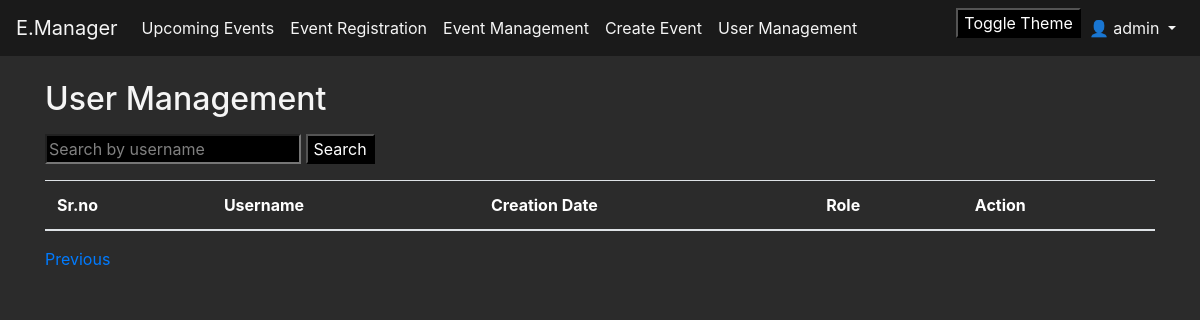
Before: /user_management?page=2 (signed in) with the older database file.
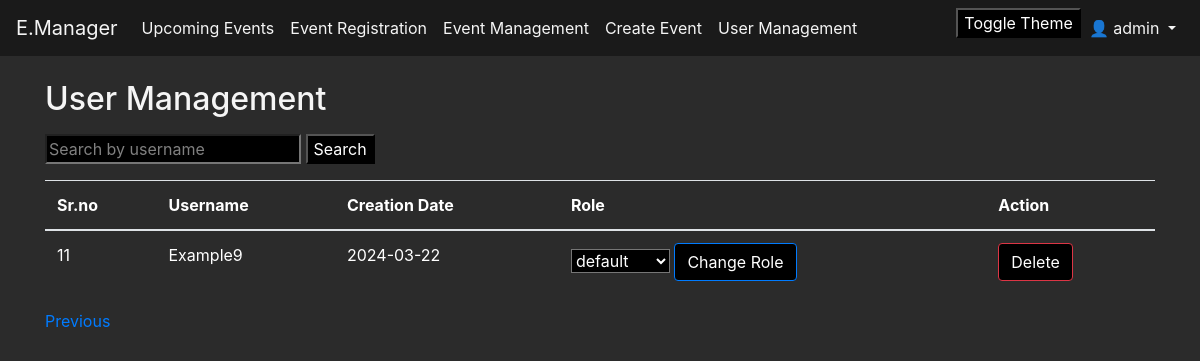
After: the same page with the newer database file.
### App.py (models this page shows, shortened)
class User(db.Model):
    id = db.Column(db.Integer, primary_key=True)
    username = db.Column(db.String(100), nullable=False)
    password = db.Column(db.String(30), nullable=False)
    date_created = db.Column(db.DateTime, default=datetime.utcnow)
    role = db.Column(db.String(30), default='default')

### App.py (the view)
@app.route('/user_management', methods=['GET', 'POST'])
def user_management():
    if 'username' in session:
        if User.query.filter_by(username=session['username']).first().role == 'Admin':
            page = request.args.get('page', 1, type=int)
            users = User.query.paginate(page=page, per_page=10, error_out=False)
            if request.method == 'POST':
                search = request.form.get('search')
                if search:
                    search_result = User.query.filter(User.username.like('%' + search + '%')).all()
                    return render_template('user_management.html', users=search_result)
            msg = get_flashed_messages()
            return render_template('user_management.html', users=users, msg=msg)
        else:
            flash('You are not authorized to access this page')
            return redirect(url_for('event'))
    return redirect(url_for('signin'))

### templates/user_management.html (shortened to what this page needs)
<!DOCTYPE html>
<html lang="en" xmlns="http://www.w3.org/1999/html">
  <head>
    <link
      href="https://stackpath.bootstrapcdn.com/bootstrap/4.5.0/css/bootstrap.min.css"
      rel="stylesheet"
    />
    <link rel="stylesheet" href="{{url_for('static',filename='css/dashboard.css')}}" />
  </head>
  <body class="{{ session['theme'] }}">
    <nav class="navbar navbar-expand-lg navbar-light bg-light">
      <a class="navbar-brand" href="/event">E.Manager</a>
      <div class="collapse navbar-collapse" id="navbarNav">
        <ul class="navbar-nav">
          <li class="nav-item">
            <a class="nav-link" href="/event">Upcoming Events</a>
          </li>
          <li class="nav-item">
            <a class="nav-link" href="/event">Event Registration</a>
          </li>
          <li class="nav-item">
            <a class="nav-link" href="/event_manager">Event Management</a>
          </li>
          {% if 'role' in session and session['role'] == 'Admin' or 'role' in session and session['role'] == 'Co-Admin' %}
          <li class="nav-item">
            <a class="nav-link" href="/event/create">Create Event</a>
          </li>
          {% endif %}
          {% if 'role' in session and session['role'] == 'Admin' %}
          <li class="nav-item">
            <a class="nav-link" href="/user_management">User Management</a>
          </li>
          {% endif %}
        </ul>
        <ul class="navbar-nav ml-auto">
          <form action="/toggle_theme" method="post" id="toggle-theme-form">
            <input type="submit" value="Toggle Theme" />
          </form>
          {% if 'username' in session %}
          <li class="nav-item dropdown">
            <a
              class="nav-link dropdown-toggle"
              href="#"
              id="navbarDropdown"
              role="button"
              data-toggle="dropdown"
              aria-haspopup="true"
              aria-expanded="false"
            >
              👤 {{ session['username'] }}
            </a>
          </li>
          {% endif %}
        </ul>
      </div>
    </nav>
    <div class="container mt-4">
      <h2 class="mb-3">User Management</h2>
      <form method="POST" class="mb-3">
        <input type="text" name="search" placeholder="Search by username" />
        <input type="submit" value="Search" />
      </form>
      <table class="table mb-3">
        <thead>
          <tr>
            <th>Sr.no</th>
            <th>Username</th>
            <th>Creation Date</th>
            <th>Role</th>
            <th>Action</th>
          </tr>
        </thead>
        <tbody id="userTable">
          {% for user in users %}
          <tr>
            <td>{{ user.id}}</td>
            <td>{{ user.username }}</td>
            <td>{{ user.date_created.strftime('%Y-%m-%d') }}</td>
            <td>
              <form method="POST" action="{{ url_for('change_role') }}">
              <select name="role">
                <option value="default" {% if user.role == 'default' %}selected{% endif %}>default</option>
              </select>
                <input
                  type="submit"
                  class="btn btn-primary"
                  value="Change Role"
                />
              </form>
            </td>
            <td>
              <form method="POST" action="{{ url_for('delete_user') }}">
                <input type="submit" class="btn btn-danger" value="Delete" />
              </form>
            </td>
          </tr>
          {% endfor %}
        </tbody>
      </table>
      <div class="pagination">
        {% if users.has_prev %}
        <a href="{{ url_for('user_management', page=users.prev_num) }}"
          >Previous</a
        >
        {% endif %}
      </div>
    </div>
  </body>
</html>

Changed rows visible on the page:
added User: id "11", username "Example9", date_created "2024-03-22", role "default"
